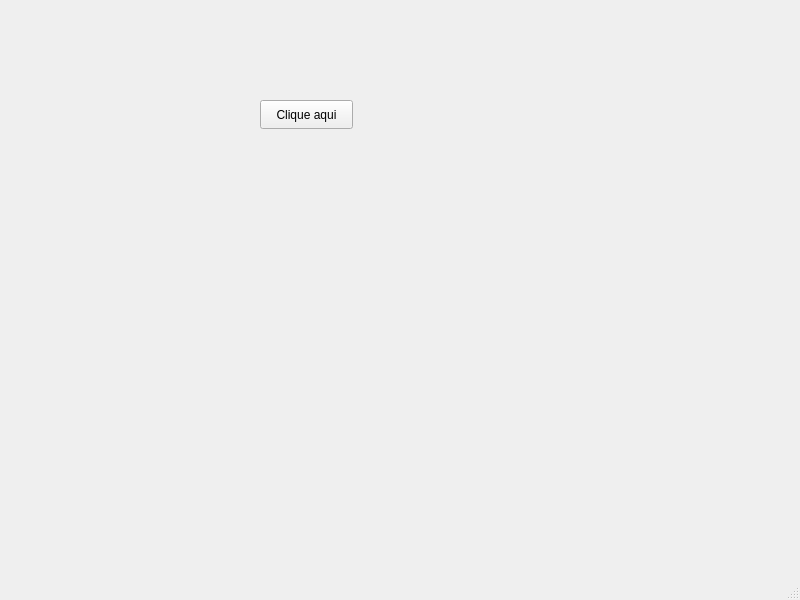
<?xml version="1.0" encoding="UTF-8"?>
<ui version="4.0">
 <class>MainWindow</class>
 <widget class="QMainWindow" name="MainWindow">
  <property name="geometry">
   <rect>
    <x>0</x>
    <y>0</y>
    <width>800</width>
    <height>600</height>
   </rect>
  </property>
  <property name="windowTitle">
   <string>MainWindow</string>
  </property>
  <widget class="QWidget" name="centralwidget">
   <widget class="QPushButton" name="pushButtonTeste">
    <property name="geometry">
     <rect>
      <x>260</x>
      <y>100</y>
      <width>93</width>
      <height>29</height>
     </rect>
    </property>
    <property name="text">
     <string>Clique aqui</string>
    </property>
   </widget>
  </widget>
  <widget class="QMenuBar" name="menubar">
   <property name="geometry">
    <rect>
     <x>0</x>
     <y>0</y>
     <width>800</width>
     <height>26</height>
    </rect>
   </property>
  </widget>
  <widget class="QStatusBar" name="statusbar"/>
 </widget>
 <resources/>
 <connections/>
</ui>
